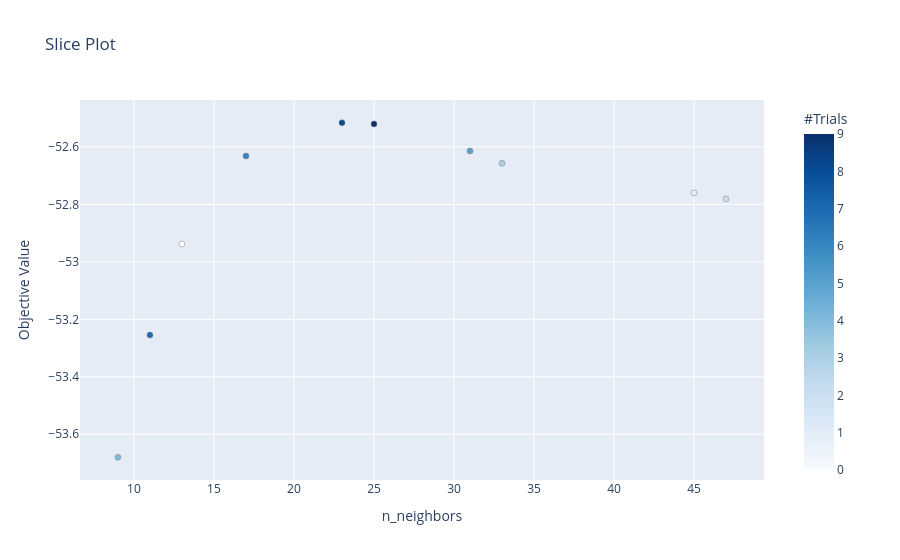

Notebook cell for this chart:
### Code cell
# Visualize the optimization progress by parameter
optuna.visualization.plot_slice(generic_model_study)

### Figure 1 — Plotly figure (JSON) as saved in the notebook; plotly's stock layout.template omitted (floating-point values rounded to 4 significant figures)
{"data": [{"marker": {"color": [0, 1, 2, 3, 4, 5, 6, 7, 8, 9], "colorbar": {"title": {"text": "#Trials"}, "x": 1, "xpad": 40}, "colorscale": [[0, "rgb(247,251,255)"], [0.125, "rgb(222,235,247)"], [0.25, "rgb(198,219,239)"], [0.375, "rgb(158,202,225)"], [0.5, "rgb(107,174,214)"], [0.625, "rgb(66,146,198)"], [0.75, "rgb(33,113,181)"], [0.875, "rgb(8,81,156)"], [1, "rgb(8,48,107)"]], "line": {"color": "Grey", "width": 0.5}}, "mode": "markers", "showlegend": false, "type": "scatter", "x": [13, 45, 47, 33, 9, 31, 17, 11, 23, 25], "y": [-52.94, -52.76, -52.78, -52.66, -53.68, -52.61, -52.63, -53.26, -52.52, -52.52]}], "layout": {"title": {"text": "Slice Plot"}, "xaxis": {"title": {"text": "n_neighbors"}}, "yaxis": {"title": {"text": "Objective Value"}}}}
